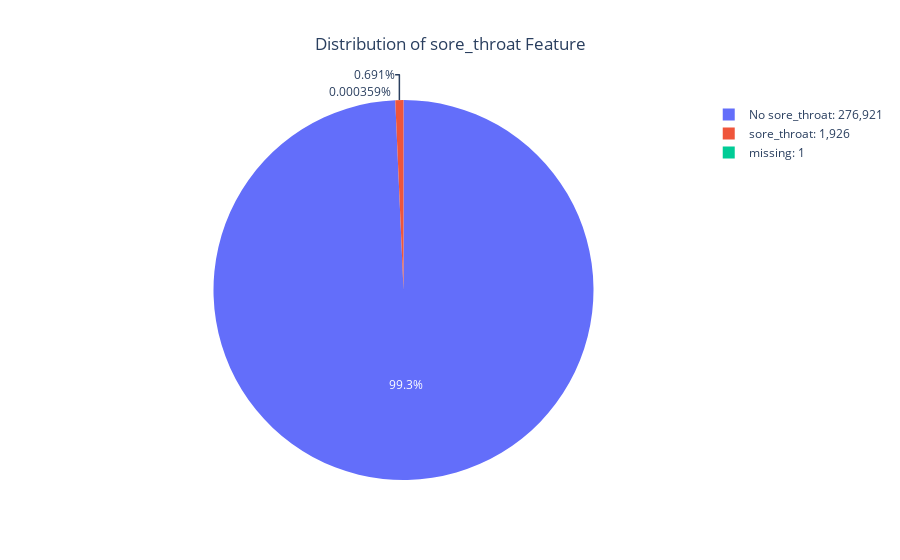

Here is the notebook cell this chart was saved with:
### Markdown cell above
- **Missing values**: There are no missing values.
- **Value Counts**:
  - `0.0`: Reported in `276,921` instances.
  - `1.0`: Reported in `1,926` instances.
- **Prevalence**: Sore throat is reported in approximately `0.7%` of the total cases (`1,926 / 278,848`).
- **Data Type Consideration**: `sore_throat` is stored as a float64 (`0.0` and `1.0`), representing binary presence (`1.0`) or absence (`0.0`) of sore throat.

### Code cell
pie_value_count("sore_throat")

### Figure 1 — Plotly figure (JSON) as saved in the notebook; plotly's stock layout.template omitted (floating-point values rounded to 4 significant figures)
{"data": [{"domain": {"x": [0, 1], "y": [0, 1]}, "hovertemplate": "status=%{label}<br>value_counts=%{value}<extra></extra>", "labels": ["No sore_throat: 276,921", "sore_throat: 1,926", "missing: 1"], "legendgroup": "", "name": "", "showlegend": true, "type": "pie", "values": [276921, 1926, 1]}], "layout": {"legend": {"tracegroupgap": 0}, "title": {"text": "Distribution of sore_throat Feature", "x": 0.5}}}
